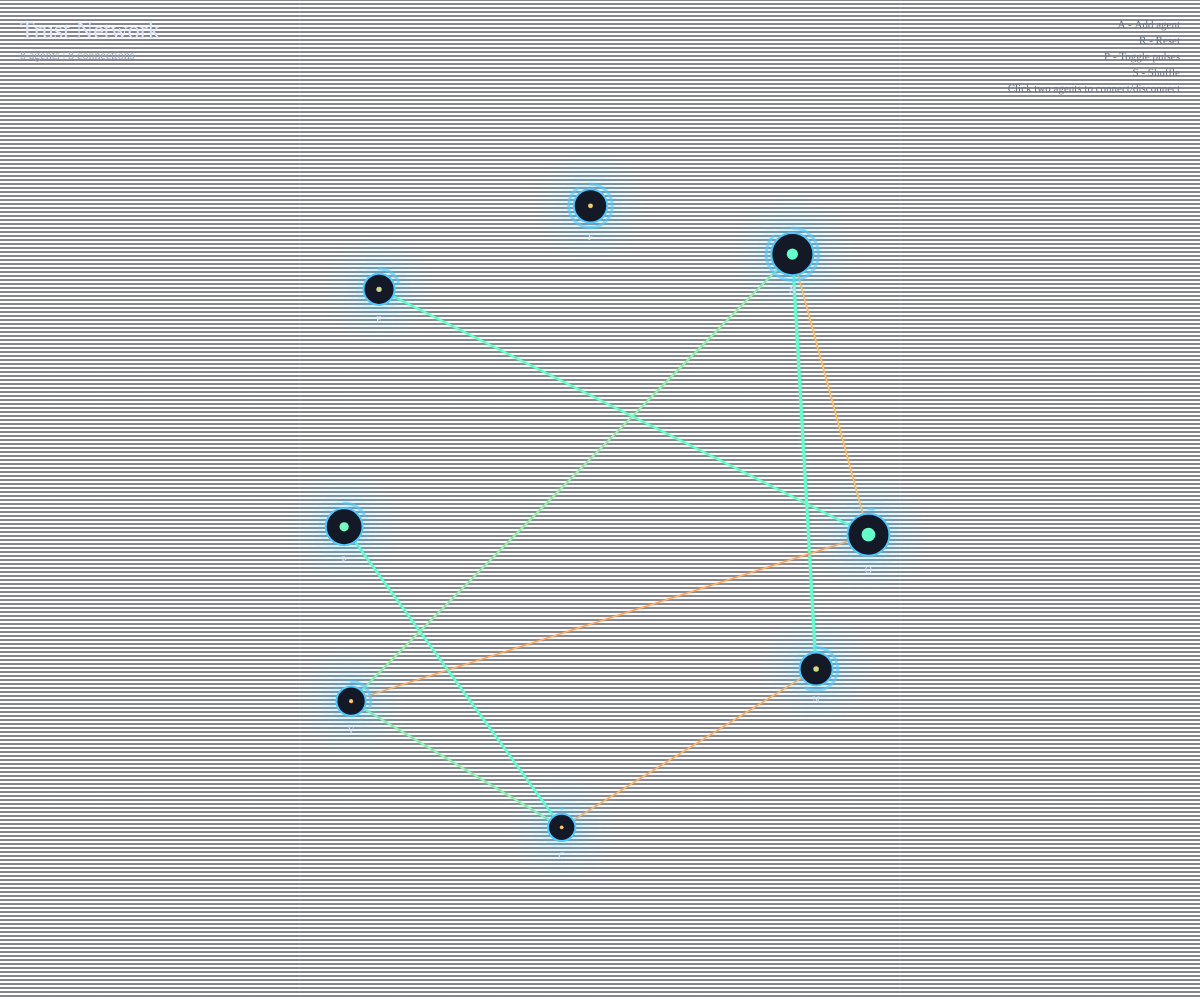
Frame 1 (no input)
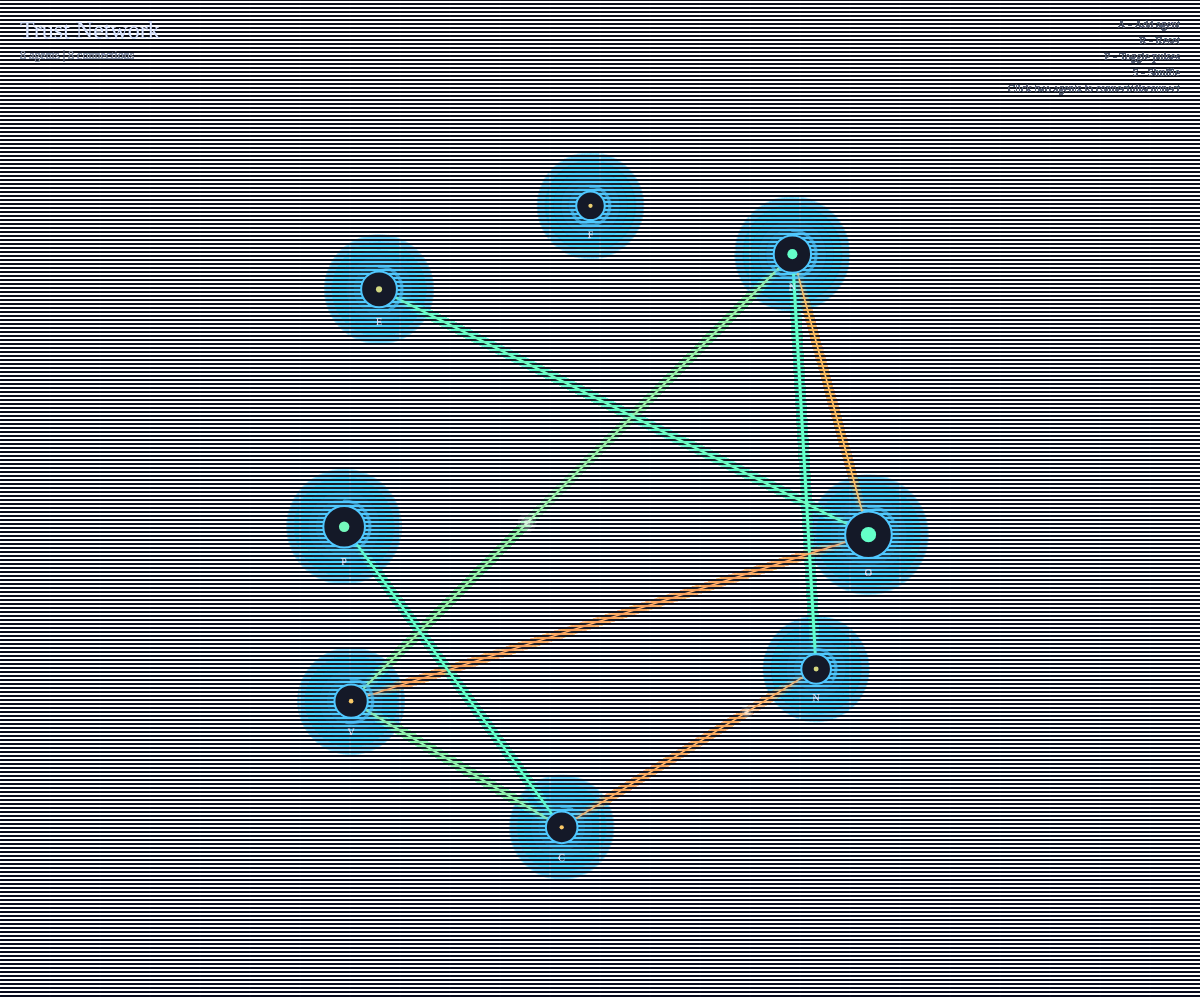
Frame 60 (no input)
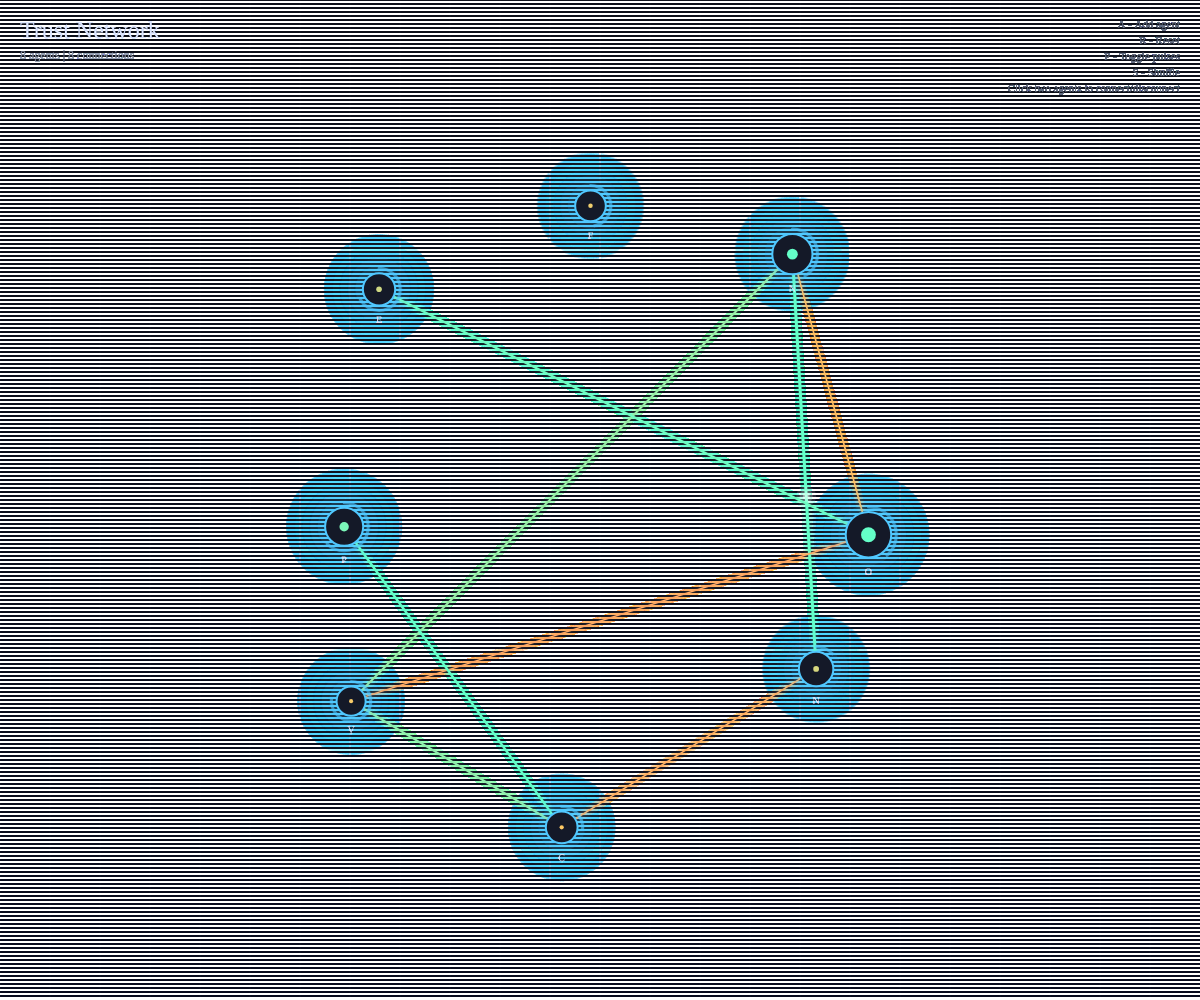
Frame 120 (the mouse pressed at the canvas centre since frame 60)

The p5.js sketch that drew these frames (run headless with seeded random() and noise() and a simulated clock; from frame 60 on, the mouse is pressed at the canvas centre):

// p5.js sketch
// ── sketch.js
/**
 * Trust Network
 * Visualizing agent reputation and trust connections
 * 
 * Interactions:
 * - Hover: Show agent info
 * - Click: Select agent
 * - Drag: Move agent
 * - Click two agents: Toggle connection
 * - Press 'A': Add new agent
 * - Press 'R': Reset network
 * - Press 'P': Toggle pulse animation
 * - Press 'S': Shuffle positions
 */

let agents = [];
let connections = [];
let selectedAgent = null;
let hoveredAgent = null;
let draggingAgent = null;
let pulseEnabled = true;
let time = 0;

// Agent names for personality
const agentNames = [
  "Oracle", "Nexus", "Cipher", "Vector", "Prism",
  "Echo", "Flux", "Nova", "Pulse", "Zenith",
  "Atlas", "Helix", "Spark", "Drift", "Ember"
];

// Color palette - cyberpunk inspired
const palette = {
  bg: [12, 15, 25],
  nodeFill: [20, 25, 40],
  nodeStroke: [80, 200, 255],
  nodeGlow: [80, 200, 255, 30],
  connectionLow: [255, 100, 100],
  connectionMid: [255, 200, 100],
  connectionHigh: [100, 255, 200],
  highlight: [255, 220, 100],
  text: [220, 230, 255],
  pulse: [255, 255, 255]
};

function setup() {
  createCanvas(windowWidth, windowHeight);
  colorMode(RGB);
  textFont('Consolas, monospace');
  
  initializeNetwork();
}

function initializeNetwork() {
  agents = [];
  connections = [];
  selectedAgent = null;
  
  // Create initial agents
  let numAgents = 8;
  for (let i = 0; i < numAgents; i++) {
    agents.push(createAgent(i));
  }
  
  // Create initial connections
  for (let i = 0; i < agents.length; i++) {
    let numConnections = floor(random(1, 4));
    for (let j = 0; j < numConnections; j++) {
      let target = floor(random(agents.length));
      if (target !== i && !connectionExists(i, target)) {
        connections.push(createConnection(i, target));
      }
    }
  }
}

function createAgent(index) {
  let angle = (TWO_PI / 8) * index + random(-0.3, 0.3);
  let radius = min(width, height) * 0.3 + random(-50, 50);
  
  return {
    id: index,
    name: agentNames[index % agentNames.length],
    x: width / 2 + cos(angle) * radius,
    y: height / 2 + sin(angle) * radius,
    targetX: 0,
    targetY: 0,
    reputation: random(0.3, 1.0),
    activity: random(0.5, 1.0),
    pulsePhase: random(TWO_PI),
    connections: 0,
    birthTime: millis()
  };
}

function createConnection(from, to) {
  return {
    from: from,
    to: to,
    trust: random(0.2, 1.0),
    pulses: [],
    lastPulse: 0
  };
}

function connectionExists(a, b) {
  return connections.some(c => 
    (c.from === a && c.to === b) || (c.from === b && c.to === a)
  );
}

function getConnection(a, b) {
  return connections.find(c =>
    (c.from === a && c.to === b) || (c.from === b && c.to === a)
  );
}

function draw() {
  // Update time
  time += deltaTime * 0.001;
  
  // Background with slight gradient
  drawBackground();
  
  // Update agents
  updateAgents();
  
  // Draw connections first (behind nodes)
  drawConnections();
  
  // Draw agents
  drawAgents();
  
  // Draw UI
  drawUI();
  
  // Draw hover info
  if (hoveredAgent !== null) {
    drawAgentInfo(agents[hoveredAgent]);
  }
}

function drawBackground() {
  // Dark gradient background
  for (let y = 0; y < height; y += 4) {
    let inter = map(y, 0, height, 0, 1);
    let c = lerpColor(
      color(palette.bg[0], palette.bg[1], palette.bg[2]),
      color(palette.bg[0] * 0.7, palette.bg[1] * 0.7, palette.bg[2] * 1.2),
      inter
    );
    stroke(c);
    line(0, y, width, y);
  }
  
  // Subtle grid
  stroke(255, 8);
  strokeWeight(1);
  let gridSize = 50;
  for (let x = 0; x < width; x += gridSize) {
    line(x, 0, x, height);
  }
  for (let y = 0; y < height; y += gridSize) {
    line(0, y, width, y);
  }
}

function updateAgents() {
  // Count connections for each agent
  agents.forEach(a => a.connections = 0);
  connections.forEach(c => {
    agents[c.from].connections++;
    agents[c.to].connections++;
  });
  
  // Update reputation based on connections and activity
  agents.forEach(a => {
    // Slight reputation drift
    a.reputation += random(-0.001, 0.001);
    a.reputation = constrain(a.reputation, 0.1, 1.0);
    
    // Activity fluctuation
    a.activity = 0.5 + 0.5 * sin(time * 0.5 + a.pulsePhase);
  });
}

function drawConnections() {
  connections.forEach(conn => {
    let a1 = agents[conn.from];
    let a2 = agents[conn.to];
    
    // Connection color based on trust level
    let trustColor = getTrustColor(conn.trust);
    
    // Glow effect
    for (let i = 3; i > 0; i--) {
      strokeWeight(i * 3 + conn.trust * 2);
      stroke(red(trustColor), green(trustColor), blue(trustColor), 20 / i);
      line(a1.x, a1.y, a2.x, a2.y);
    }
    
    // Main line
    strokeWeight(1 + conn.trust * 2);
    stroke(trustColor);
    line(a1.x, a1.y, a2.x, a2.y);
    
    // Animated pulses
    if (pulseEnabled) {
      // Randomly create new pulses
      if (random() < 0.002 * (a1.activity + a2.activity)) {
        conn.pulses.push({
          progress: 0,
          direction: random() > 0.5 ? 1 : -1,
          speed: random(0.3, 0.8)
        });
      }
      
      // Update and draw pulses
      conn.pulses = conn.pulses.filter(pulse => {
        pulse.progress += deltaTime * 0.001 * pulse.speed;
        
        if (pulse.progress <= 1) {
          let t = pulse.direction > 0 ? pulse.progress : 1 - pulse.progress;
          let px = lerp(a1.x, a2.x, t);
          let py = lerp(a1.y, a2.y, t);
          
          // Pulse glow
          let pulseSize = 8 * (1 - abs(pulse.progress - 0.5) * 2);
          noStroke();
          for (let i = 3; i > 0; i--) {
            fill(255, 255, 255, 100 / i);
            ellipse(px, py, pulseSize * i, pulseSize * i);
          }
          return true;
        }
        return false;
      });
    }
  });
}

function getTrustColor(trust) {
  if (trust < 0.33) {
    return lerpColor(
      color(palette.connectionLow),
      color(palette.connectionMid),
      trust * 3
    );
  } else if (trust < 0.66) {
    return lerpColor(
      color(palette.connectionMid),
      color(palette.connectionHigh),
      (trust - 0.33) * 3
    );
  } else {
    return color(palette.connectionHigh);
  }
}

function drawAgents() {
  agents.forEach((agent, index) => {
    let isHovered = hoveredAgent === index;
    let isSelected = selectedAgent === index;
    
    // Calculate node size based on reputation
    let baseSize = 20 + agent.reputation * 30;
    let size = baseSize;
    
    // Breathing animation
    size += sin(time * 2 + agent.pulsePhase) * 3;
    
    // Hover/select enlargement
    if (isHovered || isSelected) {
      size *= 1.2;
    }
    
    // Outer glow
    let glowColor = color(palette.nodeGlow);
    if (isSelected) {
      glowColor = color(palette.highlight[0], palette.highlight[1], palette.highlight[2], 40);
    }
    
    noStroke();
    for (let i = 5; i > 0; i--) {
      fill(red(glowColor), green(glowColor), blue(glowColor), alpha(glowColor) / i);
      ellipse(agent.x, agent.y, size + i * 15, size + i * 15);
    }
    
    // Activity ring
    let activityAngle = agent.activity * TWO_PI;
    strokeWeight(3);
    noFill();
    stroke(palette.nodeStroke[0], palette.nodeStroke[1], palette.nodeStroke[2], 150);
    arc(agent.x, agent.y, size + 10, size + 10, -HALF_PI, -HALF_PI + activityAngle);
    
    // Node body
    fill(palette.nodeFill);
    strokeWeight(2);
    stroke(isSelected ? palette.highlight : palette.nodeStroke);
    ellipse(agent.x, agent.y, size, size);
    
    // Inner core (reputation indicator)
    let coreSize = size * 0.4 * agent.reputation;
    let coreColor = getTrustColor(agent.reputation);
    fill(coreColor);
    noStroke();
    ellipse(agent.x, agent.y, coreSize, coreSize);
    
    // Node label
    fill(palette.text);
    textAlign(CENTER, CENTER);
    textSize(10);
    text(agent.name.charAt(0), agent.x, agent.y + size / 2 + 15);
  });
}

function drawAgentInfo(agent) {
  let boxWidth = 180;
  let boxHeight = 100;
  let x = agent.x + 40;
  let y = agent.y - 20;
  
  // Keep on screen
  if (x + boxWidth > width - 20) x = agent.x - boxWidth - 40;
  if (y + boxHeight > height - 20) y = height - boxHeight - 20;
  if (y < 20) y = 20;
  
  // Info box background
  fill(0, 0, 0, 200);
  stroke(palette.nodeStroke);
  strokeWeight(1);
  rect(x, y, boxWidth, boxHeight, 5);
  
  // Content
  fill(palette.text);
  noStroke();
  textAlign(LEFT, TOP);
  textSize(14);
  text(agent.name, x + 10, y + 10);
  
  textSize(11);
  fill(180, 190, 210);
  text(`ID: Agent-${agent.id.toString().padStart(3, '0')}`, x + 10, y + 32);
  text(`Reputation: ${(agent.reputation * 100).toFixed(1)}%`, x + 10, y + 48);
  text(`Connections: ${agent.connections}`, x + 10, y + 64);
  text(`Activity: ${(agent.activity * 100).toFixed(0)}%`, x + 10, y + 80);
}

function drawUI() {
  // Title
  fill(palette.text);
  textAlign(LEFT, TOP);
  textSize(24);
  text("Trust Network", 20, 20);
  
  textSize(12);
  fill(150, 160, 180);
  text(`${agents.length} agents | ${connections.length} connections`, 20, 50);
  
  // Instructions
  textAlign(RIGHT, TOP);
  textSize(11);
  fill(100, 110, 130);
  let instructions = [
    "A - Add agent",
    "R - Reset",
    "P - Toggle pulses",
    "S - Shuffle",
    "Click two agents to connect/disconnect"
  ];
  instructions.forEach((inst, i) => {
    text(inst, width - 20, 20 + i * 16);
  });
  
  // Connection status
  if (selectedAgent !== null) {
    fill(palette.highlight);
    textAlign(LEFT, BOTTOM);
    text(`Selected: ${agents[selectedAgent].name}`, 20, height - 20);
  }
}

function mouseMoved() {
  hoveredAgent = null;
  for (let i = agents.length - 1; i >= 0; i--) {
    let d = dist(mouseX, mouseY, agents[i].x, agents[i].y);
    let size = 20 + agents[i].reputation * 30;
    if (d < size / 2 + 10) {
      hoveredAgent = i;
      break;
    }
  }
  cursor(hoveredAgent !== null ? HAND : ARROW);
}

function mousePressed() {
  // Check if clicking on an agent
  for (let i = agents.length - 1; i >= 0; i--) {
    let d = dist(mouseX, mouseY, agents[i].x, agents[i].y);
    let size = 20 + agents[i].reputation * 30;
    if (d < size / 2 + 10) {
      draggingAgent = i;
      
      // Handle selection
      if (selectedAgent !== null && selectedAgent !== i) {
        // Toggle connection between selected and clicked
        toggleConnection(selectedAgent, i);
        selectedAgent = null;
      } else if (selectedAgent === i) {
        selectedAgent = null;
      } else {
        selectedAgent = i;
      }
      return;
    }
  }
  
  // Clicked on empty space - deselect
  selectedAgent = null;
}

function mouseDragged() {
  if (draggingAgent !== null) {
    agents[draggingAgent].x = mouseX;
    agents[draggingAgent].y = mouseY;
  }
}

function mouseReleased() {
  draggingAgent = null;
}

function toggleConnection(a, b) {
  let existing = getConnection(a, b);
  if (existing) {
    // Remove connection
    connections = connections.filter(c => c !== existing);
    
    // Visual feedback - flash
    flashConnection(agents[a], agents[b], false);
  } else {
    // Add connection
    connections.push(createConnection(a, b));
    
    // Visual feedback
    flashConnection(agents[a], agents[b], true);
  }
}

function flashConnection(a1, a2, isNew) {
  // Add a burst of pulses
  let conn = getConnection(agents.indexOf(a1), agents.indexOf(a2));
  if (conn) {
    for (let i = 0; i < 5; i++) {
      setTimeout(() => {
        conn.pulses.push({
          progress: 0,
          direction: i % 2 === 0 ? 1 : -1,
          speed: 0.8
        });
      }, i * 100);
    }
  }
}

function keyPressed() {
  if (key === 'a' || key === 'A') {
    // Add new agent
    let newAgent = createAgent(agents.length);
    newAgent.x = mouseX || width / 2;
    newAgent.y = mouseY || height / 2;
    newAgent.name = agentNames[agents.length % agentNames.length];
    agents.push(newAgent);
    
    // Connect to random existing agent
    if (agents.length > 1) {
      let target = floor(random(agents.length - 1));
      connections.push(createConnection(agents.length - 1, target));
    }
  }
  
  if (key === 'r' || key === 'R') {
    initializeNetwork();
  }
  
  if (key === 'p' || key === 'P') {
    pulseEnabled = !pulseEnabled;
  }
  
  if (key === 's' || key === 'S') {
    // Shuffle agent positions
    agents.forEach(agent => {
      agent.x = random(100, width - 100);
      agent.y = random(100, height - 100);
    });
  }
}

function windowResized() {
  resizeCanvas(windowWidth, windowHeight);
}
